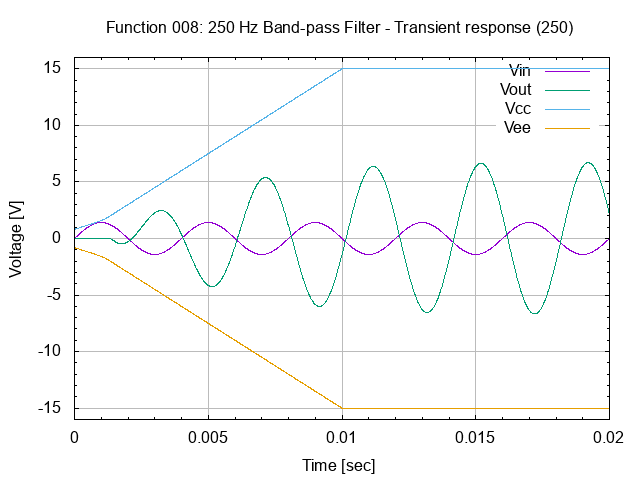

Write the gnuplot code that produced this figure.
# set terminal
set term png

#set graph
set output "26.008.00.01.01.02.png"
set title "Function 008: 250 Hz Band-pass Filter - Transient response (250 Hz)"

# setup Y-axis
set yrange [-16:16]
set grid ytics lt 1 lw 1 lc rgb "#bbbbbb"
set mytics
set ylabel "Voltage [V]"

# setup X-axis
set grid xtics lt 1 lw 1 lc rgb "#bbbbbb"
set mxtics
set xrange [0:0.02]
set xlabel "Time [sec]"

# setup plot style
set style data lines
plot '26.008.00.01.01.dat' using 1:2 title "Vin", \
     '26.008.00.01.01.dat' using 1:3 title "Vout", \
     '26.008.00.01.01.dat' using 1:4 title "Vcc", \
     '26.008.00.01.01.dat' using 1:5 title "Vee"

# set output back to default
set output

# reset terminal type
set terminal pop
